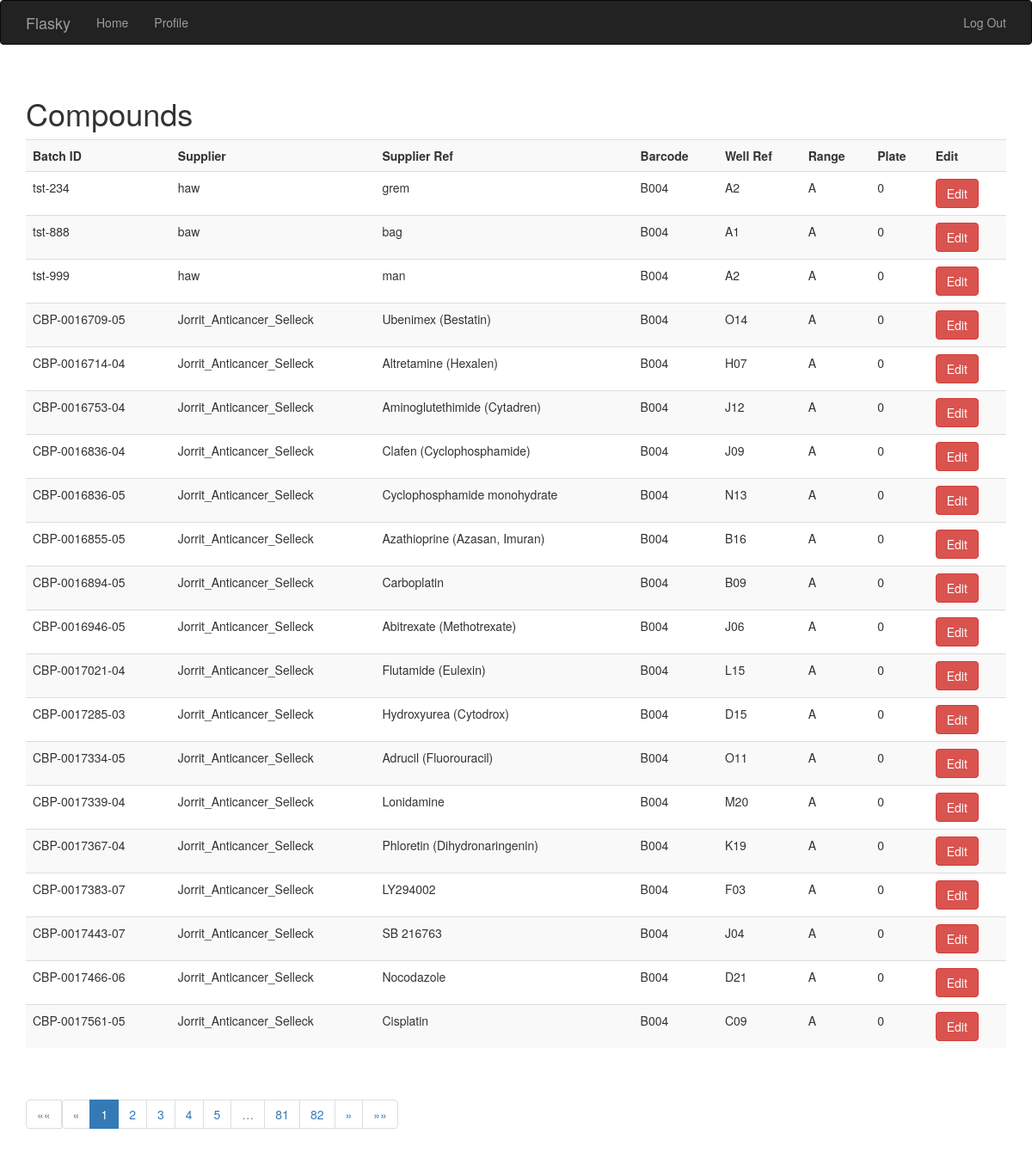
The page /showcompound (signed in) on the database as committed earlier.
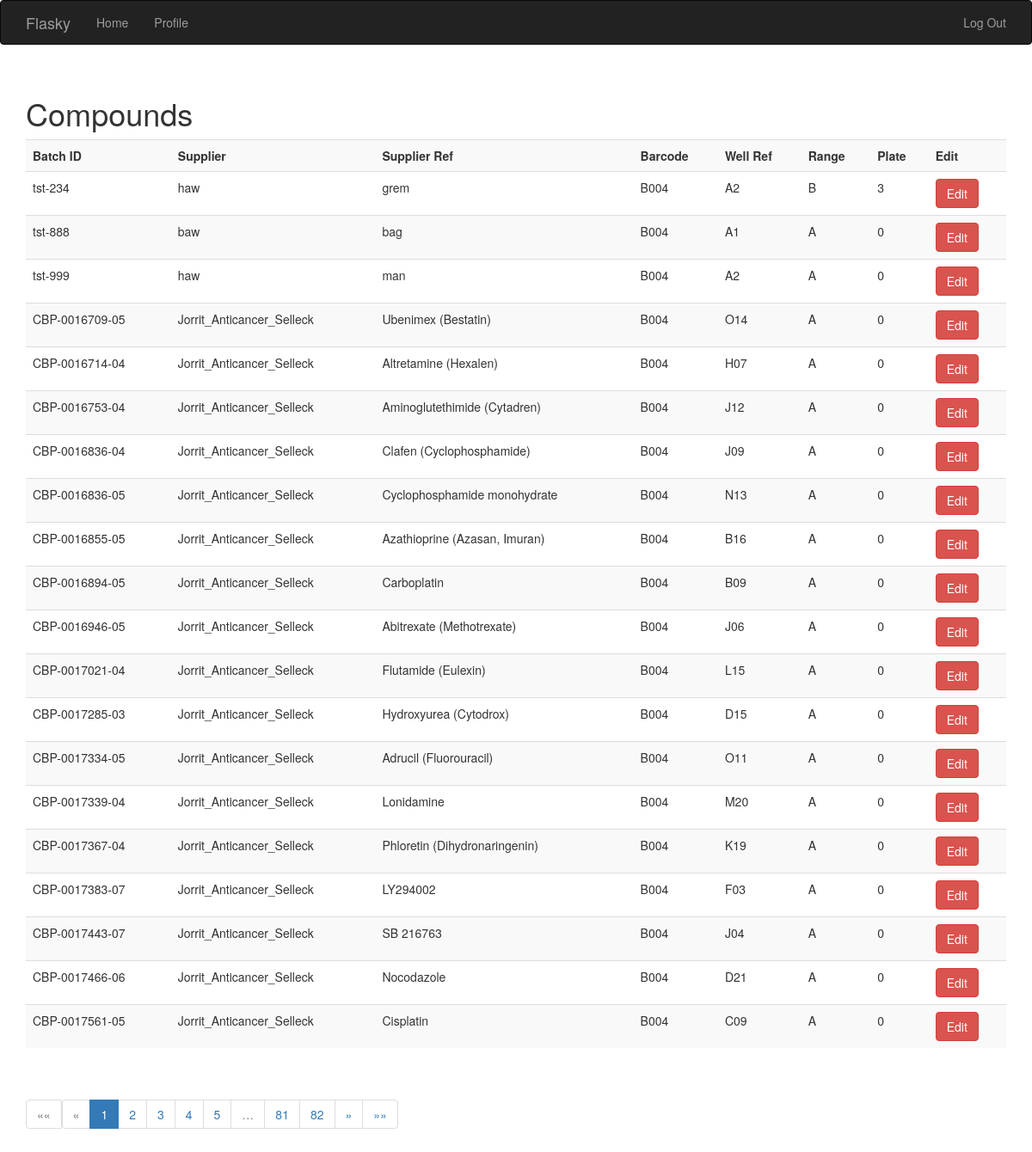
The same page on the database as committed later.
### app/models.py (models this page shows, shortened)
class CompoundDB(db.Model):
    __tablename__ = 'compoundsdb'
    id = db.Column(db.Integer, primary_key=True)
    formatted_batch_id = db.Column(db.String(64), unique=True, index=True)
    supplier = db.Column(db.String(64), unique=False, index=True)
    supplier_ref = db.Column(db.String(64), unique=False, index=True)
    well_ref = db.Column(db.String(64), unique=False, index=True)
    barcode = db.Column(db.String(64), unique=False, index=True)
    starting_concentration = db.Column(db.String(64), unique=False, index=True)
    concentration_range = db.Column(db.String(64), unique=False, index=True)
    def __repr__(self):
        return '<compound_id %r>' % self.id

### app/main/views.py (the view)
@main.route('/showcompound', methods=['GET'])
@login_required
def show_compound():
    page = request.args.get('page', 1, type=int)
    pagination = CompoundDB.query.order_by(CompoundDB.id).paginate(page, per_page=20, error_out=False)
    print(pagination.items)
    compound = pagination.items
    page_10 = pagination.next_num+9
    if page_10 > pagination.pages:
        pageincrement = pagination.pages
    else:
        pageincrement = page_10
    page_decrement = page - 10
    if page_decrement < 1:
        page_decrement = 1
    print(page_decrement)
    return render_template('showcompound.html', compound=compound, pagination=pagination, pageincrement=pageincrement, page_decrement=page_decrement)

### app/main/__init__.py (called while the page is built)
@main.app_context_processor
def inject_permissions():
    return dict(Pemission=Permission)

### app/models.py (called while the page is built)
@login_manager.user_loader
def load_user(user_id):
    return User.query.get(int(user_id))

### app/templates/showcompound.html (shortened to what this page needs)
{% extends "base.html" %}
{% import "bootstrap/wtf.html" as wtf %}
{% import "_macros.html" as macros %}
{% block page_content %}
<div class="page-header">
    <h1>Compounds</h1>
{% include '_showcompound.html' %}
    {% if pagination %}
    <div class="pagination">
    {{ macros.pagination_widget(page_decrement, pageincrement, pagination, '.show_compound' ) }}
</div>
    {% endif %}
</div>
{% endblock %}

### app/templates/_showcompound.html (shortened to what this page needs)
<p>
    <table class="table table-striped">
    <tr>
    <th>Batch ID</th>
    <th>Supplier</th>
    <th>Supplier Ref</th>
        <th>Barcode</th>
        <th>Well Ref</th>
        <th>Range</th>
        <th>Plate</th>
        <th>Edit</th>
  </tr>
    {% for compounds in compound %}
       <tr>
        <td>{{ compounds.formatted_batch_id }}</td> <td>{{ compounds.supplier }}</td> <td>{{ compounds.supplier_ref }}</td> <td>{{ compounds.barcode }}</td> <td>{{ compounds.well_ref }}</td> <td>{{ compounds.concentration_range }}</td> <td>{{ compounds.starting_concentration }}</td>
        <td>
           <a class="btn btn-danger"
            href="{{ url_for('.edit_compound', batch_id = compounds.formatted_batch_id ) }}">
            Edit
               </a>
            </td>
        {% endfor %}
        </tr>
    </table>
</p>

Rows that differ between the two databases and show on the page:
changed CompoundDB "tst-234": concentration_range "A" → "B"; starting_concentration "0" → "3"
